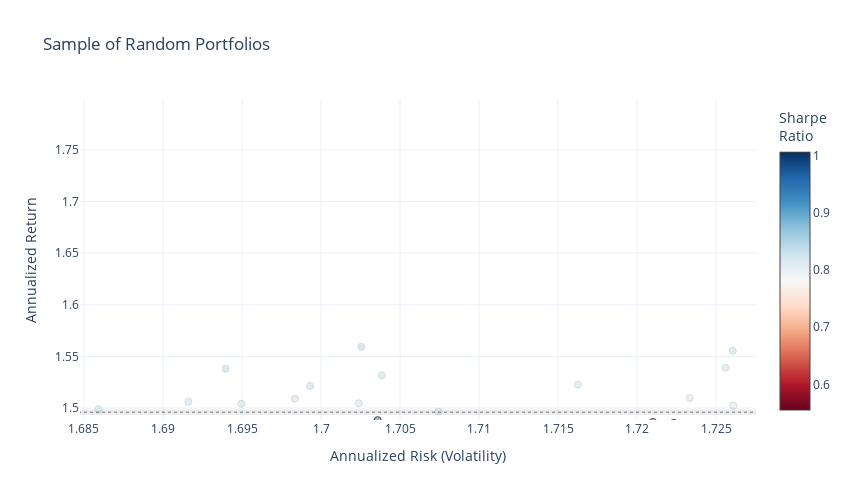

The notebook cell saved with this chart:
### Code cell
np.random.seed(1)
for _ in range(n_portfolios):
    assets = np.random.choice(returns.columns, n_assets, replace = False)         # - Choose assets randomly without replacement
    weights = np.random.rand(n_assets)
    weights /= sum(weights)                                                     # - Ensure weights sum to 1
    # -- Compute portfolio return and variance
    portfolio_E_Return = np.sum(weights * mus[assets])
    portfolio_E_Variance = np.dot(weights, np.dot(cov.loc[assets, assets], weights))
    
    annualized_return = ((1 + portfolio_E_Return / 100) ** 4) - 1               # -- Calculate annualized return
    
    annualized_volatility = np.sqrt(portfolio_E_Variance) * np.sqrt(4)          # -- Calculate annualized volatility

    sharpe_ratio = (annualized_return - risk_free_rate) / annualized_volatility # -- Calculate Sharpe ratio

    # -- Add the mean/variance/Shapre ratio triples to a list for plotting
    mean_variance_pairs.append([annualized_return, annualized_volatility, sharpe_ratio])
    
    # -- Append the annualized return to the list of portfolio returns
    portfolio_returns.append(annualized_return)

# -- Convert the lists from before into arrays for easy plotting
mean_variance_pairs = np.array(mean_variance_pairs)
portfolio_returns = np.array(portfolio_returns)
overall_median_return = np.median(np.array(mean_variance_pairs)[:, 0])

fig = go.Figure()
fig.add_trace(go.Scatter(x = mean_variance_pairs[:, 1] ** 0.5, y = mean_variance_pairs[:, 0],
                         marker = dict(color=(mean_variance_pairs[:, 0]) /
                                       (mean_variance_pairs[:, 1] ** 0.5), showscale = True, size = 7, line = dict(width = 1), colorscale = "RdBu",
                                     colorbar=dict(title="Sharpe<br>Ratio")), mode='markers'))
fig.update_layout(template = 'plotly_white',
                  xaxis = dict(title = 'Annualized Risk (Volatility)'),
                  yaxis = dict(title = 'Annualized Return'),
                  title ='Sample of Random Portfolios', width = 850, height = 500)
fig.update_layout(coloraxis_colorbar = dict(title="Sharpe Ratio"))
fig.show()

### Figure 1 — Plotly figure (JSON) as saved in the notebook; plotly's stock layout.template omitted (floating-point values rounded to 4 significant figures; data arrays with more than 128 entries replaced by an {"elided": "..."} marker saying what was removed)
{"data": [{"marker": {"color": {"elided": "10000 float values"}, "colorbar": {"title": {"text": "Sharpe<br>Ratio"}}, "colorscale": [[0, "rgb(103,0,31)"], [0.1, "rgb(178,24,43)"], [0.2, "rgb(214,96,77)"], [0.3, "rgb(244,165,130)"], [0.4, "rgb(253,219,199)"], [0.5, "rgb(247,247,247)"], [0.6, "rgb(209,229,240)"], [0.7, "rgb(146,197,222)"], [0.8, "rgb(67,147,195)"], [0.9, "rgb(33,102,172)"], [1, "rgb(5,48,97)"]], "line": {"width": 1}, "showscale": true, "size": 7}, "mode": "markers", "selectedpoints": {"elided": "1722 int values"}, "type": "scatter", "x": {"elided": "10000 float values"}, "y": {"elided": "10000 float values"}}], "layout": {"coloraxis": {"colorbar": {"title": {"text": "Sharpe Ratio"}}}, "dragmode": "zoom", "height": 500, "selections": [{"line": {"dash": "dot", "width": 1}, "type": "rect", "x0": 1.599, "x1": 1.862, "xref": "x", "y0": 1.496, "y1": 1.171, "yref": "y"}], "title": {"text": "Sample of Random Portfolios"}, "width": 850, "xaxis": {"autorange": false, "range": [1.685, 1.728], "title": {"text": "Annualized Risk (Volatility)"}, "type": "linear"}, "yaxis": {"autorange": false, "range": [1.488, 1.798], "title": {"text": "Annualized Return"}, "type": "linear"}}}
